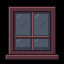

A 2D game scene composited from a Tiled map and its tileset images. What follows is a short description and the map's XML, with every tile layer's data as written:
An orthogonal 2x2 tile map with 32x32 px tiles, 1 tile layer (Assembly), 3 tilesets.

<map version="1.10" orientation="orthogonal" renderorder="right-down" width="2" height="2" tilewidth="32" tileheight="32" infinite="0" nextlayerid="2" nextobjectid="1">
  <tileset firstgid="1" source="../floors.tsx" />
  <tileset firstgid="321" source="../walls.tsx" />
  <tileset firstgid="961" source="../architecture.tsx" />
  <layer id="1" name="Assembly" width="2" height="2">
    <data encoding="csv">
1473,1474,
1489,1490
</data>
  </layer>
</map>
